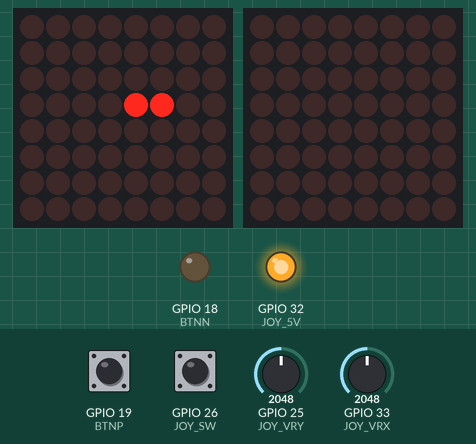
Recording of a sketch running on a simulated ESP32. On the bench: 2 × 8×8 LED matrix, output pins drawn as LEDs (lit = HIGH). The test bench sets the inputs (shaded band); at power-on: GPIO 33 (JOY_VRX) = 2048, GPIO 19 (BTNP) HIGH, GPIO 25 (JOY_VRY) = 2048, GPIO 26 (JOY_SW) HIGH. Random numbers use the default seed unless the sketch sets one.

Above: at 1.2 s.
1.3 s: GPIO 33 (JOY_VRX) set to 1055
At 2.1 s:
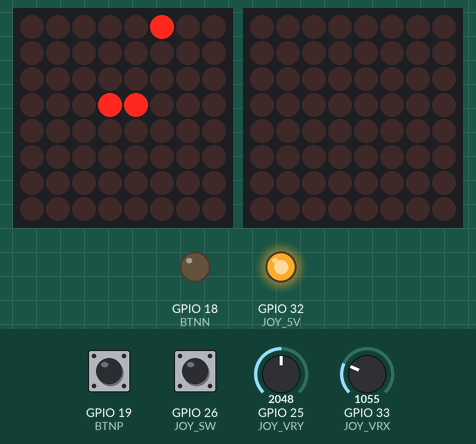
4.3 s: GPIO 33 (JOY_VRX) set to 955
At 9.2 s:
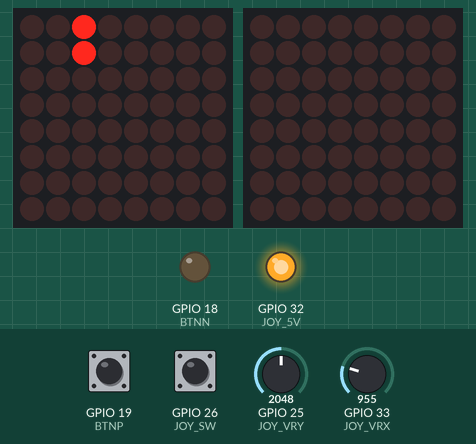
10.3 s: GPIO 19 (BTNP) pulled LOW for 0.15 s
13.6 s: GPIO 33 (JOY_VRX) set to 4095
At 17.8 s:
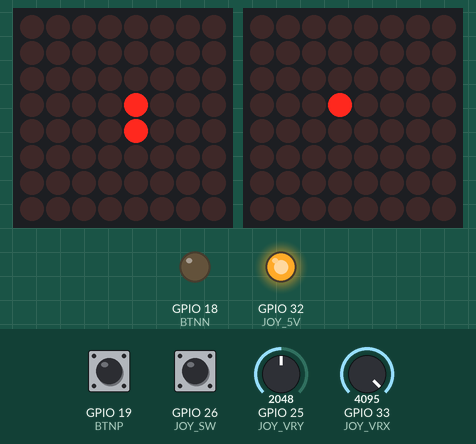
Timing chart, 0 to 19.3 s (numbered marks = the images above; inputs shaded):
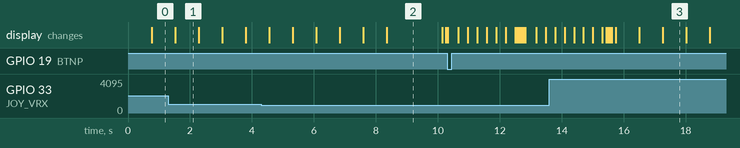

The sketch:

snake8x16.ino
```cpp
/**
 * Snake
 * Implementation of the classical Snake game
 * where the snake moved constantly and the player
 * have to avoid intersections with itself and borders.
 * When the snake eats food it grows and speeds up a little bit.
 *
 * 23 Jun 2016
 * by Sergey Royz and hunter Buzzell
 */

#include "LedControl.h"

/////////COPY THIS SECTION ///////////
/* Joystick PINs */
#define JOY_SW      26
#define JOY_VRY     25
#define JOY_VRX     33
#define JOY_5V      32
#define JOY_GND     27

// Handle different hardware variation
// X direction needs reverse
//#define REVERSE_X
// Y direction needs reverse
#define REVERSE_Y
// need to swap X and Y
//#define SWAP_X_Y

/* Display PINs */
#define LED1_CLK     4
#define LED1_CS      16
#define LED1_DIN     17

#define LED2_CLK     21
#define LED2_CS      22
#define LED2_DIN     23

#define BTNP 19
#define BTNN 18
////////END OF COPY ///////////////

//#define SIZE    8
#define SIZE_W  8
#define SIZE_H  16

#define ADVANCE_DELAY 1300

//#define SERIALDEBUG

int snake[SIZE_W*SIZE_H][2];
int length;
int food[2], v[2];
bool is_game_over = false;
long current_time;
long prev_advance;
int blink_count;
const short messageSpeed = 8;
bool food_flash = 0;

LedControl lc1 = LedControl(LED1_DIN, LED1_CLK, LED1_CS, 1);
LedControl lc2 = LedControl(LED2_DIN, LED2_CLK, LED2_CS, 1);

void init_game() {
  prev_advance = current_time = 0;
  blink_count = 3;
  int half = SIZE_W / 2;
  length = 2;

  for (int i = 0; i < length; i++) {
      snake[i][0] = half - 1;
      snake[i][1] = half + i;
  }

  randomFood();
  //food[0] = half + 1;
  //food[1] = half - 1;

  v[0] = 0;
  v[1] = -1;
}

byte buff[SIZE_H];

void render() {
  for (int i=0; i < SIZE_H; i++) {
    buff[i] = 0;
  }
  for (int i=0; i< length; i++) {
    buff[snake[i][0]] = buff[snake[i][0]] | (B10000000>>snake[i][1]);
  }

  if (food_flash == 0)
    buff[food[0]] = buff[food[0]] | (B10000000>>food[1]);

  for (int y = 0; y < SIZE_H; y++) {
    //if (buff[y] > 0) {
      if (y < 8) {
        lc1.setRow(0,y,buff[y]);
      } else {
        lc2.setRow(0,y-8,buff[y]);
      }
    //}
  }
}

void clearScreen() {
  lc1.clearDisplay(0);
  lc2.clearDisplay(0);
}

/**
 * moves the snake forward
 * returns true if the game is over
 */
bool advance() {
  int head[2] = {snake[0][0] + v[0], snake[0][1] + v[1]};

  if (head[0] < 0 || head[0] >= SIZE_H || head[1] < 0 || head[1] >= SIZE_W) {
    return true;
  }

  for (int i = 1; i < length; i++) {
      if (snake[i][0] == head[0] && snake[i][1] == head[1]) {
        return true;
      }
  }

  bool grow = (head[0] == food[0] && head[1] == food[1]);
  if (grow) {
      length++;
      //randomSeed(current_time);
      //food[0] = random(SIZE_H);
      //food[1] = random(SIZE_W);
      randomFood();
  }

  for (int i = length - 1; i >= 0; i--) {
      snake[i + 1][0] = snake[i][0];
      snake[i + 1][1] = snake[i][1];
  }
  snake[0][0] += v[0];
  snake[0][1] += v[1];
  return false;
}

void setup() {
  #ifdef SERIALDEBUG
  Serial.begin(9600);
  #endif
  randomSeed(analogRead(36));
  pinMode(JOY_SW, INPUT_PULLUP);
  pinMode(JOY_VRX, INPUT);
  pinMode(JOY_VRY, INPUT);
  pinMode(JOY_5V,OUTPUT);
  digitalWrite(JOY_5V,1);
  pinMode(JOY_GND,OUTPUT);
  digitalWrite(JOY_GND,0);

  pinMode(BTNP, INPUT_PULLUP);
  pinMode(BTNN, OUTPUT);
  digitalWrite(BTNN, 0);

  attachInterrupt(digitalPinToInterrupt(JOY_SW), restart, RISING);
  attachInterrupt(digitalPinToInterrupt(BTNP), restart, FALLING);

  lc1.shutdown(0, false);
  lc1.setIntensity(0, 8);
  lc2.shutdown(0, false);
  lc2.setIntensity(0, 8);

  init_game();
  render();
}

void loop() {
  if (!is_game_over) {
    //clearScreen();
    render();

    if (current_time - prev_advance > (ADVANCE_DELAY - length * 20)) {
      is_game_over = advance();
      if (is_game_over) {
        delay(1000);
        showGameOverMessage();
      }
      prev_advance = current_time;
      food_flash = 0;
    } else if (current_time - prev_advance > (ADVANCE_DELAY - length * 20)/2) {
      food_flash = 1;
    }
  } else {
    while (blink_count > 0) {
      clearScreen();
      delay(300);
      render();
      delay(300);
      blink_count--;
    }
  }
  readControls();
  current_time++;
}

void restart() {
  if (is_game_over) {
    init_game();
    is_game_over = false;
  }
}

void readControls() {
  int rawx = analogRead(JOY_VRX);
  int rawy = analogRead(JOY_VRY);
#ifdef SWAP_X_Y
  int dx = map(rawy, 0, 4095, -2, 2);
  int dy = map(rawx, 0, 4095, -2, 2);
#else
  int dx = map(rawx, 0, 4095, -2, 2);
  int dy = map(rawy, 0, 4095, -2, 2);
#endif
  dx = dx/2;
  dy = dy/2;
  //if (dx != 0) {dx = dx / abs(dx);}
  //if (dy != 0) {dy = dy / abs(dy);}
  #ifdef REVERSE_X
    dx = -(dx);
  #endif
  #ifdef REVERSE_Y
    dy = -(dy);
  #endif

#ifdef SERIALDEBUG
  Serial.print("VRX=");
  Serial.print(rawx);
  Serial.print("\tVRY=");
  Serial.print(rawy);
  Serial.print("\tdx=");
  Serial.print(dx);
  Serial.print("\tdy=");
  Serial.print(dy);
  Serial.println();
#endif

  if ((dx + v[0] != 0) || (dy + v[1] != 0)) { // == 0 means joystick goes backwards, no effect
  if (dy != 0 && v[0] != 0) {
    v[0] = 0;
    v[1] = dy;
  }

  if (dx != 0 && v[1] != 0) {
    v[0] = dx;
    v[1] = 0;
  }
  }
}

const PROGMEM bool gameOverMessage[8][90] = {
  {0,0,0,0,0,0,0,0,0,0,0,0,0,0,0,0,0,0,0,0,0,0,0,0,0,0,0,0,0,0,0,0,0,0,0,0,0,0,0,0,0,0,0,0,0,0,0,0,0,0,0,0,0,0,0,0,0,0,0,0,0,0,0,0,0,0,0,0,0,0,0,0,0,0,0,0,0,0,0,0,0,0,0,0,0,0,0,0,0},
  {0,0,0,0,0,0,0,0,0,1,1,1,1,0,0,0,0,1,1,1,1,0,0,0,1,1,0,0,0,1,1,0,0,1,1,1,1,1,1,0,0,0,0,0,0,0,1,1,1,1,0,0,0,1,1,0,0,1,1,0,0,1,1,1,1,1,1,0,0,1,1,1,1,1,0,0,0,0,1,1,0,0,0,0,0,0,0,0,0},
  {0,0,0,0,0,0,0,0,1,1,0,0,1,1,0,0,1,1,0,0,1,1,0,0,1,1,1,0,1,1,1,0,0,1,1,0,0,0,0,0,0,0,0,0,0,1,1,0,0,1,1,0,0,1,1,0,0,1,1,0,0,1,1,0,0,0,0,0,0,1,1,0,0,1,1,0,0,1,1,1,1,0,0,0,0,0,0,0,0},
  {0,0,0,0,0,0,0,0,1,1,0,0,0,0,0,0,1,1,0,0,1,1,0,0,1,1,1,1,1,1,1,0,0,1,1,0,0,0,0,0,0,0,0,0,0,1,1,0,0,1,1,0,0,1,1,0,0,1,1,0,0,1,1,0,0,0,0,0,0,1,1,0,0,1,1,0,0,1,1,1,1,0,0,0,0,0,0,0,0},
  {0,0,0,0,0,0,0,0,1,1,0,0,0,0,0,0,1,1,1,1,1,1,0,0,1,1,0,1,0,1,1,0,0,1,1,1,1,1,0,0,0,0,0,0,0,1,1,0,0,1,1,0,0,1,1,0,0,1,1,0,0,1,1,1,1,1,0,0,0,1,1,1,1,1,0,0,0,0,1,1,0,0,0,0,0,0,0,0,0},
  {0,0,0,0,0,0,0,0,1,1,0,1,1,1,0,0,1,1,0,0,1,1,0,0,1,1,0,0,0,1,1,0,0,1,1,0,0,0,0,0,0,0,0,0,0,1,1,0,0,1,1,0,0,1,1,0,0,1,1,0,0,1,1,0,0,0,0,0,0,1,1,1,1,0,0,0,0,0,1,1,0,0,0,0,0,0,0,0,0},
  {0,0,0,0,0,0,0,0,1,1,0,0,1,1,0,0,1,1,0,0,1,1,0,0,1,1,0,0,0,1,1,0,0,1,1,0,0,0,0,0,0,0,0,0,0,1,1,0,0,1,1,0,0,0,1,1,1,1,0,0,0,1,1,0,0,0,0,0,0,1,1,0,1,1,0,0,0,0,0,0,0,0,0,0,0,0,0,0,0},
  {0,0,0,0,0,0,0,0,0,1,1,1,1,0,0,0,1,1,0,0,1,1,0,0,1,1,0,0,0,1,1,0,0,1,1,1,1,1,1,0,0,0,0,0,0,0,1,1,1,1,0,0,0,0,0,1,1,0,0,0,0,1,1,1,1,1,1,0,0,1,1,0,0,1,1,0,0,0,1,1,0,0,0,0,0,0,0,0,0}
};

void showGameOverMessage() {
  lc2.clearDisplay(0);
  for (int d = 0; d < sizeof(gameOverMessage[0]) - 7; d++) {
    for (int col = 0; col < 8; col++) {
      delay(messageSpeed);
      for (int row = 0; row < 8; row++) {
        // this reads the byte from the PROGMEM and displays it on the screen
        lc1.setLed(0, row, col, pgm_read_byte(&(gameOverMessage[row][col + d])));
        //lc2.setLed(0, row, col, pgm_read_byte(&(gameOverMessage[row][col + d])));
      }
    }
  }
}

void randomFood() {
  int flag = 1;

  while (flag == 1) {
    flag = 0;
    food[0] = random(SIZE_H);
    food[1] = random(SIZE_W);
    for (int i=0; i< length; i++) {
      if (food[0] == snake[i][0] && food[1] == snake[i][1]) {
        flag = 1;
        break;
      }
    }
  }
}
```

Measured:
- the behaviour switches between 1024 and 1023 on GPIO 33 (JOY_VRX) (found by bisection; images 1 and 2)
- what the display in image 1 shows lasts 0.8 s, from 1.5 s to 2.3 s
- what the display in image 2 shows lasts 1.7 s, from 8.4 s to 10.1 s
